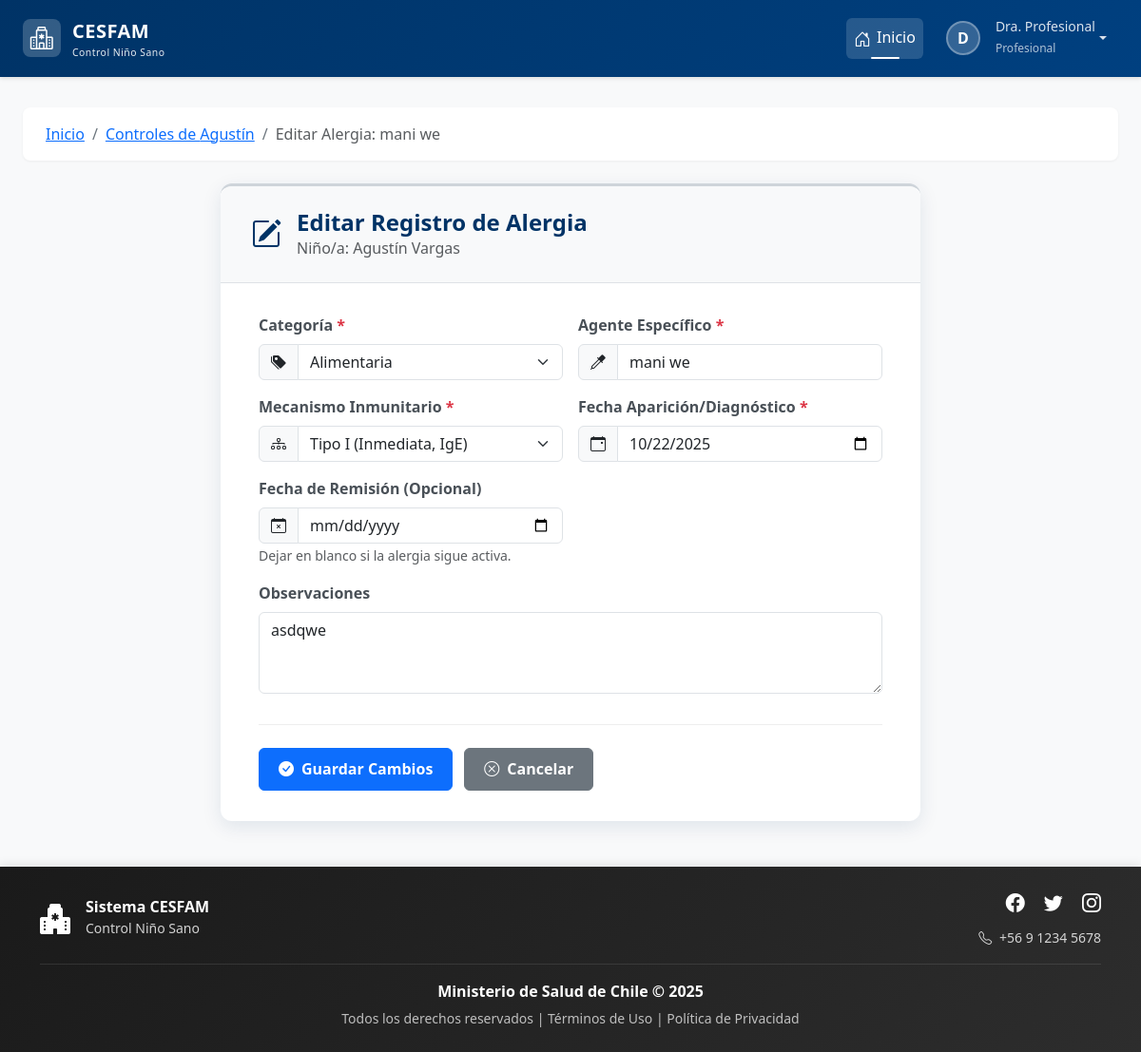
The app's page /ninos/alergia/editar/1/ (signed in), older data.
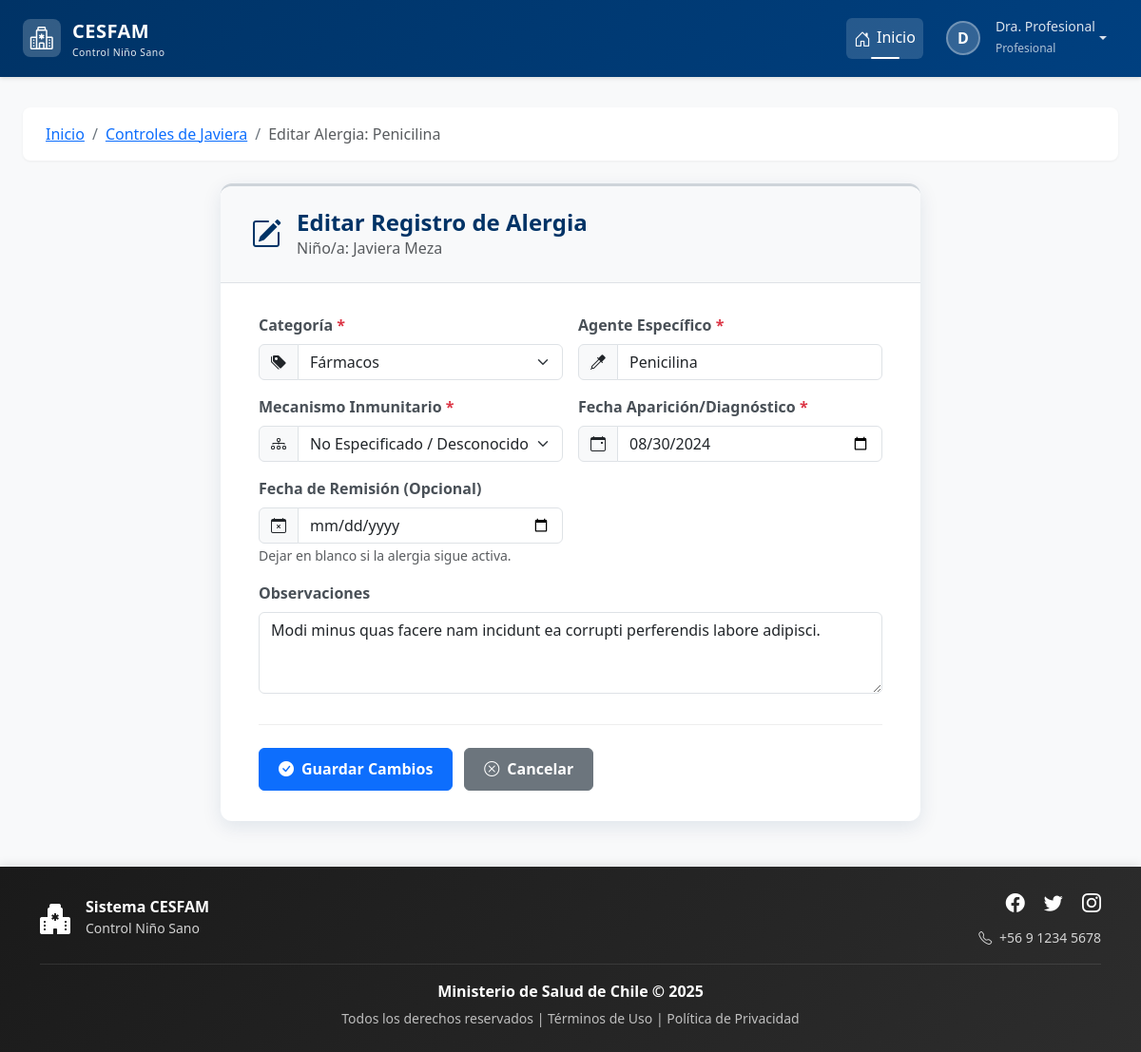
The same page, newer data.
### control/models.py (models this page shows, shortened)
class Nino(models.Model):
    ESTADO_SEGUIMIENTO_CHOICES = [
        ('ACTIVO', 'Seguimiento Activo'),
        ('COMPLETADO', 'Programa Completado'),
        ('TRASLADADO', 'Trasladado/Inactivo'),
        ('FALLECIDO', 'Fallecido'),
        ('OTRO', 'Otro'),
    ]
    SEXO_CHOICES = [
        ('Masculino', 'Masculino'),
        ('Femenino', 'Femenino')
    ]
    rut_nino = models.CharField(max_length=10, primary_key=True)
    nombre = models.CharField(max_length=50)
    ap_paterno = models.CharField(max_length=30)
    ap_materno = models.CharField(max_length=30, blank=True, null=True)
    fecha_nacimiento = models.DateField()
    sexo = models.CharField(max_length=20, choices=SEXO_CHOICES)
    direccion = models.CharField(max_length=200)
    fecha_registro = models.DateTimeField(auto_now_add=True)
    comuna = models.ForeignKey(Comuna, on_delete=models.PROTECT)
    estado_seguimiento = models.CharField(
        max_length=20,
        choices=ESTADO_SEGUIMIENTO_CHOICES,
        default='ACTIVO',
        verbose_name="Estado del Seguimiento"
    )
    sector = models.CharField(
        max_length=50,
        blank=True, # Lo hacemos opcional por si no se conoce al principio
        null=True,
        verbose_name="Sector Asignado"
    )
    fecha_fallecimiento = models.DateField(
        null=True,
        blank=True,
        verbose_name="Fecha de Fallecimiento"
    )
    nombre_norm = models.CharField(
        max_length=50,
        editable=False,     # No se muestra en formularios/admin
        db_index=True       # Indexado para búsquedas rápidas
    )
    ap_paterno_norm = models.CharField(
        max_length=30,
        editable=False,
        db_index=True
    )
    ap_materno_norm = models.CharField(
        max_length=30,
        blank=True,
        null=True,
        editable=False,
        db_index=True
    )
    history = HistoricalRecords()

class RegistroAlergias(models.Model):
    TIPO_HIPERSENSIBILIDAD_CHOICES = [
        ('TIPO_I', 'Tipo I (Inmediata, IgE)'),
        ('TIPO_II', 'Tipo II (Citotóxica, IgG/IgM)'),
        ('TIPO_III', 'Tipo III (Inmunocomplejos)'),
        ('TIPO_IV', 'Tipo IV (Retardada, Celular)'),
        ('NO_ESPECIFICADO', 'No Especificado / Desconocido'),
    ]
    nino = models.ForeignKey(Nino, on_delete=models.CASCADE, db_column='rut_nino', related_name='alergias_registradas')
    categoria = models.ForeignKey(CategoriaAlergia, on_delete=models.PROTECT, verbose_name="Categoría")
    agente_especifico = models.CharField(max_length=200, verbose_name="Agente Específico")
    mecanismo_inmunitario = models.CharField(
        max_length=50,
        choices=TIPO_HIPERSENSIBILIDAD_CHOICES,
        default='NO_ESPECIFICADO',
        verbose_name="Mecanismo Inmunitario"
    )
    fecha_aparicion = models.DateField()
    fecha_remision = models.DateField(null=True, blank=True)
    observaciones = models.TextField(blank=True, null=True)
    history = HistoricalRecords()
    class Meta:
        unique_together = ('nino', 'categoria', 'agente_especifico')
        verbose_name = "Registro de Alergia"
        verbose_name_plural = "Registros de Alergias"

class CategoriaAlergia(models.Model):
    id = models.AutoField(primary_key=True)
    nombre = models.CharField(max_length=100, unique=True)
    history = HistoricalRecords()
    class Meta:
        verbose_name = "Categoría de Alergia"
        verbose_name_plural = "Categorías de Alergias"

### control/views.py (the view, shortened to what this page needs)
# urls.py: path('ninos/alergia/editar/<int:registro_alergia_id>/', views.editar_alergia, name='editar_alergia'),
@rol_requerido(['Administrador', 'Profesional'])
def editar_alergia(request, registro_alergia_id):
    registro = get_object_or_404(RegistroAlergias, pk=registro_alergia_id)
    nino = registro.nino
    contexto = {
        'registro': registro,
        'nino': nino,
        'categorias_disponibles': CategoriaAlergia.objects.all(),
        'mecanismos_choices': RegistroAlergias.TIPO_HIPERSENSIBILIDAD_CHOICES,
    }
    return render(request, 'control/alergia/editar_alergia.html', contexto)

### control/templates/control/alergia/editar_alergia.html (shortened to what the changed rows need)
{% extends 'base.html' %}
{% load static %}
{% block extra_css %}
    <link rel="stylesheet" href="{% static 'css/estiloformularios.css' %}">
{% endblock %}
{% block content %}
<nav aria-label="breadcrumb" class="animate-fade-in-up mb-4">
    <ol class="breadcrumb">
        <li class="breadcrumb-item"><a href="{% url 'home' %}">Inicio</a></li>
        <li class="breadcrumb-item"><a href="{% url 'control:detalle_nino' nino.rut_nino %}#alergias-pane">Controles de {{ nino.nombre }}</a></li>
        <li class="breadcrumb-item active" aria-current="page">Editar Alergia: {{ registro.agente_especifico }}</li>
    </ol>
</nav>
<div class="container">
    <div class="row justify-content-center">
        <div class="col-lg-10 col-xl-8">
            <div class="card form-card">
                <div class="form-header">
                    <div>
                        <h2>Editar Registro de Alergia</h2>
                        <p class="mb-0 text-muted">Niño/a: {{ nino.nombre }} {{ nino.ap_paterno }}</p>
                    </div>
                </div>
                <div class="form-body">
                    <form method="post">
                        <div class="row g-3 mb-3">
                            <div class="col-md-6 animate-form-element" style="animation-delay: 0.1s;">
                                <div class="input-group">
                                    <span class="input-group-text"><i class="bi bi-tags-fill"></i></span>
                                    <select class="form-select" id="categoria" name="categoria" required>
                                        {% for cat in categorias_disponibles %}
                                            <option value="{{ cat.id }}" {% if registro.categoria.id == cat.id %}selected{% endif %}>{{ cat.nombre }}</option>
                                        {% endfor %}
                                    </select>
                                </div>
                            </div>
                            <div class="col-md-6 animate-form-element" style="animation-delay: 0.2s;">
                                <div class="input-group">
                                    <span class="input-group-text"><i class="bi bi-eyedropper"></i></span>
                                    <input type="text" class="form-control" id="agente_especifico" name="agente_especifico" value="{{ registro.agente_especifico }}" placeholder="Ej: Maní, Penicilina" required>
                                </div>
                            </div>
                        </div>
                        <div class="row g-3 mb-3">
                             <div class="col-md-6 animate-form-element" style="animation-delay: 0.3s;">
                                <div class="input-group">
                                     <span class="input-group-text"><i class="bi bi-diagram-3"></i></span>
                                    <select class="form-select" id="mecanismo" name="mecanismo_inmunitario" required>
                                         {% for value, display in mecanismos_choices %}
                                             <option value="{{ value }}" {% if registro.mecanismo_inmunitario == value %}selected{% endif %}>{{ display }}</option>
                                         {% endfor %}
                                    </select>
                                </div>
                            </div>
                            <div class="col-md-6 animate-form-element" style="animation-delay: 0.4s;">
                                <div class="input-group">
                                    <span class="input-group-text"><i class="bi bi-calendar-event"></i></span>
                                    <input type="date" class="form-control" id="fecha_aparicion" name="fecha_aparicion" value="{{ registro.fecha_aparicion|date:'Y-m-d' }}" required>
                                </div>
                            </div>
                        </div>
                        <div class="mb-4 animate-form-element" style="animation-delay: 0.6s;">
                            <label for="observaciones" class="form-label">Observaciones</label>
                            <textarea class="form-control" id="observaciones" name="observaciones" rows="3" placeholder="Detalles sobre la reacción, etc.">{{ registro.observaciones|default:'' }}</textarea>
                        </div>
                    </form>
                </div>
            </div>
        </div>
    </div>
</div>
{% endblock %}

Row changes from the older to the newer data that the page shows:
removed Nino: nombre "Agustín", ap_paterno "Vargas"
added Nino: nombre "Javiera", ap_paterno "Meza"
changed RegistroAlergias: agente_especifico "mani we" → "Penicilina"; categoria "Alimentaria" → "Fármacos"; mecanismo_inmunitario "Tipo I (Inmediata, IgE)" → "No Especificado / Desconocido"; fecha_aparicion "10/22/2025" → "08/30/2024"; observaciones "asdqwe" → "Modi minus quas facere nam incidunt ea corrupti perferendis labore adipisci."
